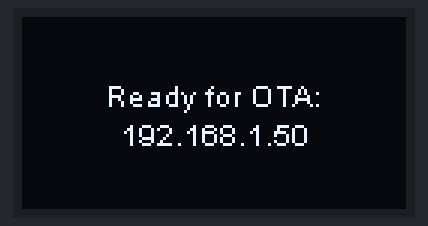
Bench run of a sketch on a simulated ESP32. Parts: 128×64 one-colour display. WiFi joins after 1.5 s; servers stay silent unless stated; nothing arrives over Bluetooth unless stated; what the sketch prints to the serial monitor is not drawn.

Above: at 1.6 s.

The sketch:

Bluetooth_OTA_Oled_test.ino
```cpp
#include <WiFi.h>
#include <ESPmDNS.h>
#include <WiFiUdp.h>
#include <ArduinoOTA.h>
#include "BluetoothSerial.h"
#include <Wire.h>  // Only needed for Arduino 1.6.5 and earlier
#include "SSD1306Wire.h" // legacy include: `#include "SSD1306.h"`

const char* ssid = "LME09";
const char* password = "138027Sn";
SSD1306Wire  display(0x3c, 22, 21);//SDA,SCL
BluetoothSerial SerialBT;

void setup() {
  Serial.begin(115200);
  SerialBT.begin("ESP32_Bluetooth"); //Bluetooth device name
  Serial.println("Booting");
  WiFi.mode(WIFI_STA);
  WiFi.begin(ssid, password);
  while (WiFi.waitForConnectResult() != WL_CONNECTED) {
    display.drawString(display.getWidth() / 2, display.getHeight() / 2, "Connection Failed! Rebooting...");
    delay(5000);
    ESP.restart();
  }
  display.init();
  display.flipScreenVertically();
  display.setContrast(255);
  // Port defaults to 3232
  // ArduinoOTA.setPort(3232);

  // Hostname defaults to esp3232-[MAC]
  // ArduinoOTA.setHostname("myesp32");

  // No authentication by default
  // ArduinoOTA.setPassword("admin");

  // Password can be set with it's md5 value as well
  // MD5(admin) = 21232f297a57a5a743894a0e4a801fc3
  // ArduinoOTA.setPasswordHash("21232f297a57a5a743894a0e4a801fc3");

  ArduinoOTA
  .onStart([]() {
    String type;
    if (ArduinoOTA.getCommand() == U_FLASH)
      type = "sketch";
    else // U_SPIFFS
      type = "filesystem";

    // NOTE: if updating SPIFFS this would be the place to unmount SPIFFS using SPIFFS.end()
    display.clear();
    display.setFont(ArialMT_Plain_10);
    display.setTextAlignment(TEXT_ALIGN_CENTER_BOTH);
    display.drawString(display.getWidth() / 2, display.getHeight() / 2 - 10, "OTA Update");
    display.display();
  })
  .onEnd([]() {
    display.clear();
    display.setFont(ArialMT_Plain_10);
    display.setTextAlignment(TEXT_ALIGN_CENTER_BOTH);
    display.drawString(display.getWidth() / 2, display.getHeight() / 2, "Restart");
    display.display();
  })
  .onProgress([](unsigned int progress, unsigned int total) {
    display.drawProgressBar(4, 32, 120, 8, progress / (total / 100) );
    display.display();
  })
  .onError([](ota_error_t error) {
    Serial.printf("Error[%u]: ", error);
    if (error == OTA_AUTH_ERROR) Serial.println("Auth Failed");
    else if (error == OTA_BEGIN_ERROR) Serial.println("Begin Failed");
    else if (error == OTA_CONNECT_ERROR) Serial.println("Connect Failed");
    else if (error == OTA_RECEIVE_ERROR) Serial.println("Receive Failed");
    else if (error == OTA_END_ERROR) Serial.println("End Failed");
  });

  ArduinoOTA.begin();

  Serial.println("Ready");
  Serial.print("IP address: ");
  Serial.println(WiFi.localIP());

  display.setTextAlignment(TEXT_ALIGN_CENTER_BOTH);
  display.setFont(ArialMT_Plain_10);
  display.drawString(display.getWidth() / 2, display.getHeight() / 2, "Ready for OTA:\n" + WiFi.localIP().toString());
  display.display();
}
unsigned int count=0;
String prefix = "Tempo";
void loop() {
  ArduinoOTA.handle();
//  String msg = "Hello World!!\r\n";
//  SerialBT.write((uint8_t*)msg.c_str(), msg.length());
//  Serial.println(msg.length());

  String msg = prefix + "1|"+count;
  SerialBT.write((uint8_t*)msg.c_str(), msg.length());
  delay(1000);
  msg = prefix + "2|"+count;
  SerialBT.write((uint8_t*)msg.c_str(), msg.length());
  delay(1000);
  msg = prefix + "3|"+count;
  SerialBT.write((uint8_t*)msg.c_str(), msg.length());
  delay(1000);
  msg = prefix + "4|"+count;
  SerialBT.write((uint8_t*)msg.c_str(), msg.length());
  delay(1000);
  count++;
}
```
